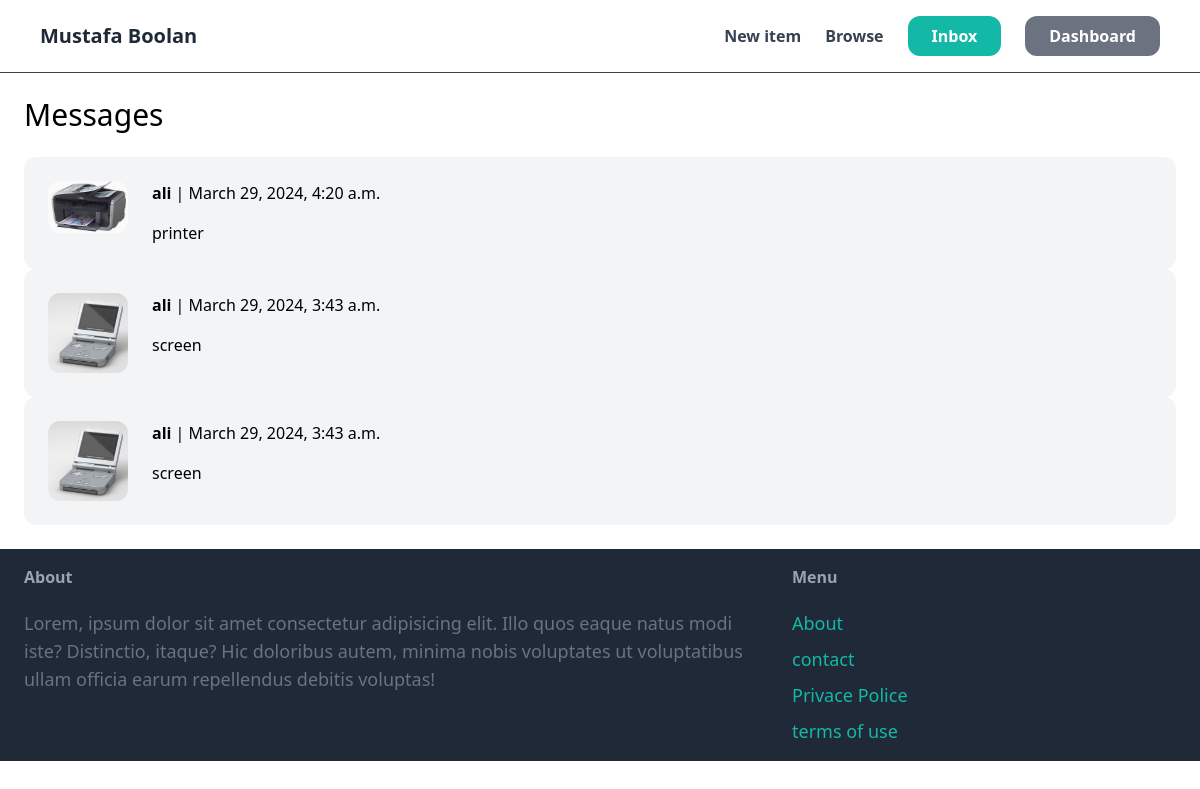
The page /inbox/ (signed in) on the database its author committed.
### conversation/models.py (models this page shows)
class Conversation(models.Model):
    item = models.ForeignKey(Item,related_name='conversations',on_delete=models.CASCADE)
    member = models.ManyToManyField(User,related_name='conversations')
    created_at= models.DateTimeField(auto_now_add=True)
    modified_at= models.DateTimeField(auto_now_add=True)
    class Meta:
        ordering=('-modified_at',)

### item/models.py (models this page shows, shortened)
class Item(models.Model):
    category =  models.ForeignKey(Category,related_name='items',on_delete=models.CASCADE)
    name = models.CharField(max_length=255)
    description = models.TextField(blank = True,null=True)
    price = models.FloatField()
    image = models.ImageField(upload_to='item_images',blank=True,null=True)
    is_sold=models.BooleanField(default=False)
    created_by = models.ForeignKey(User,related_name='items',on_delete=models.CASCADE)
    created_date = models.DateTimeField(auto_now_add =True)
    class Meta:
        verbose_name_plural = 'Items'

### conversation/views.py (the view)
# urls.py: path('',views.inbox,name='inbox'),
@login_required
def inbox(req):
    conversations = Conversation.objects.filter(member__in = [req.user.id])
    return render(req,'conversation/inbox.html',{
        'conversations':conversations
    })

### conversation/templates/conversation/inbox.html (shortened to what this page needs)
{% extends 'core/base.html' %}
{%block content%}
<h1 class="mb-6 text-3xl">Messages</h1>
<div class="space-y-6">
    {% for msg in conversations %}
        <a href="{% url 'conversation:msgs' msg.id %}">
            <div class="p-6 flex bg-gray-100 rounded-xl">
                <div class="pr-6">
                    <img src="{{msg.item.image.url}}" class="w-20 rounded-xl">
                </div>
                <div>
                    {% for member in msg.member.all %}
                        {%if member != request.user%}
                            <p class="mb-4">
                                <strong>{{member.username}}</strong> | {{msg.modified_at}}
                            </p>
                            <p>{{msg.item.name}}</p>
                        {%endif%}
                    {%endfor%}
                </div>
            </div>
        </a>
    {%endfor%}
</div>
{%endblock%}

### rows shown on the page
Conversation: item.image (picture), modified_at "March 29, 2024, 4:20 a.m.", item.name "printer"
Conversation: item.image (picture), modified_at "March 29, 2024, 3:43 a.m.", item.name "screen"
Conversation: item.image (picture), modified_at "March 29, 2024, 3:43 a.m.", item.name "screen"

### other values the page prints
{{ member.username }} "ali"
